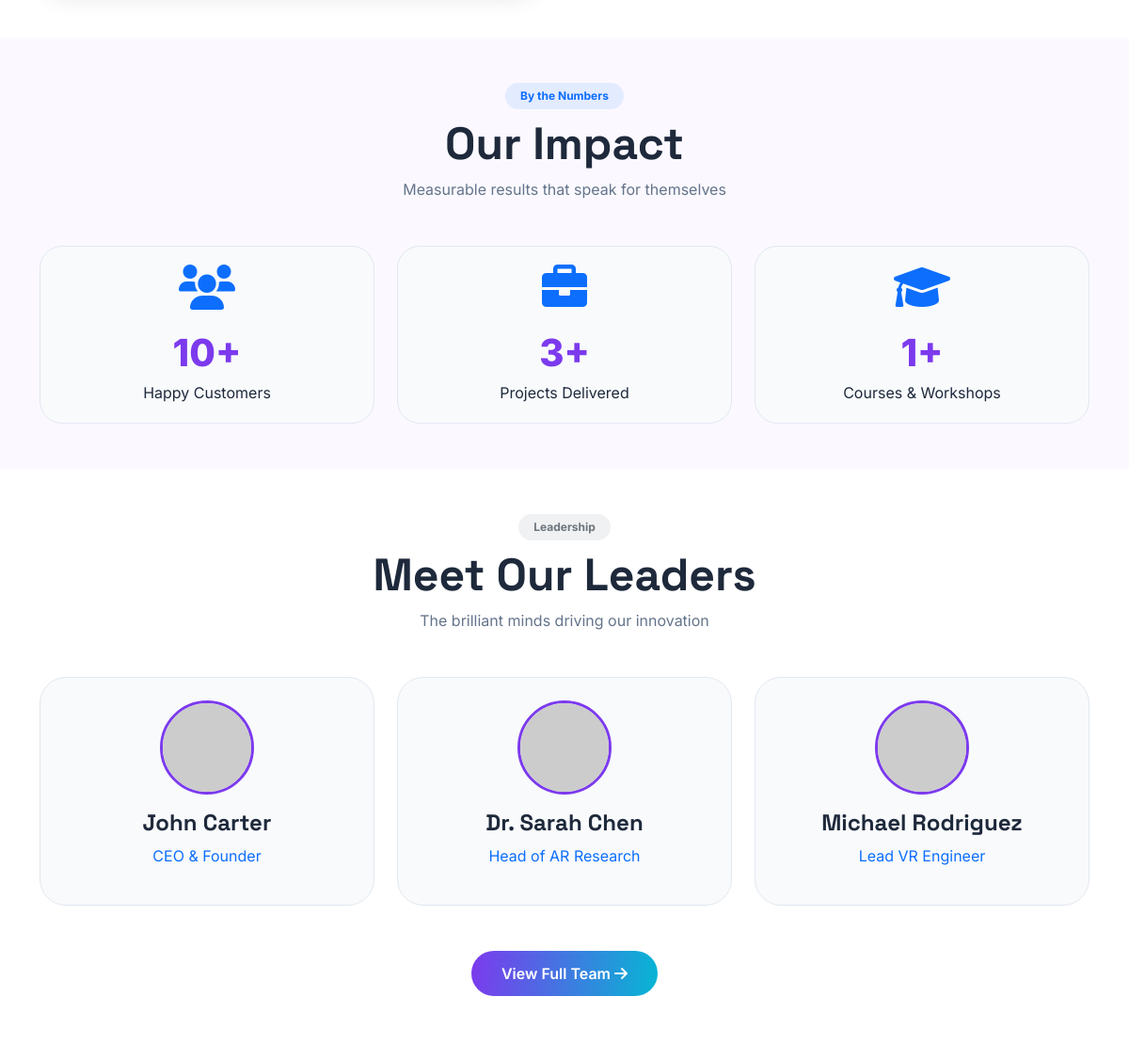
The page /about.php (middle part) on the database as committed earlier.
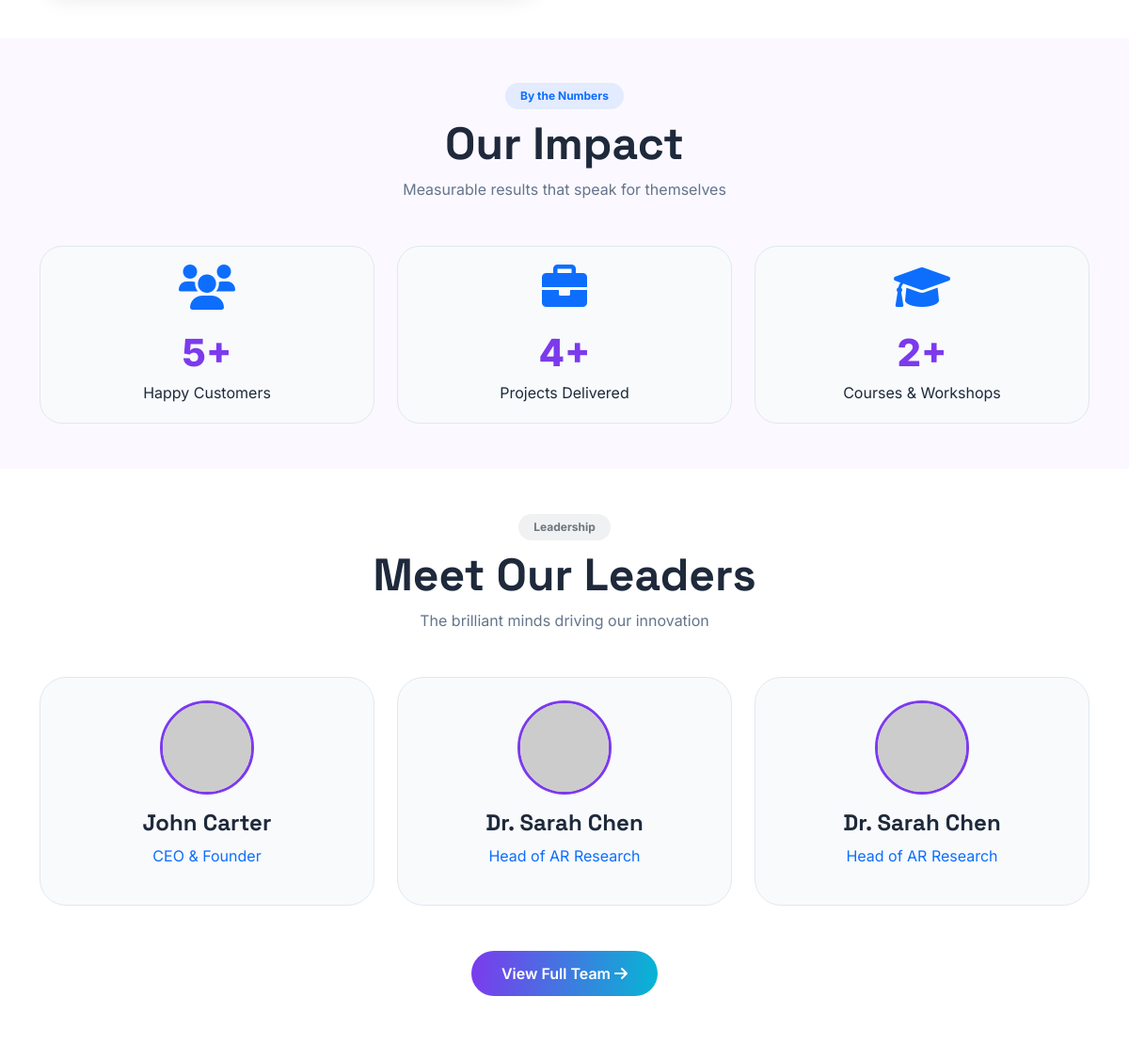
The same page on the database as committed later.
### tables this page shows
CREATE TABLE `team_members` (
  `id` int(11) NOT NULL,
  `name` varchar(255) NOT NULL,
  `position` varchar(255) NOT NULL,
  `bio` text DEFAULT NULL,
  `image_url` varchar(500) NOT NULL,
  `social_facebook` varchar(255) DEFAULT NULL,
  `social_twitter` varchar(255) DEFAULT NULL,
  `social_linkedin` varchar(255) DEFAULT NULL,
  `order_position` int(11) DEFAULT 0,
  `status` tinyint(4) DEFAULT 1,
  `is_active` tinyint(1) DEFAULT 1
);

### about.php (the view, shortened to what this page needs)
<?php
require_once 'config.php';
$totalCustomers = $pdo->query("SELECT COUNT(*) FROM customers WHERE is_active = 1")->fetchColumn();
$totalProjects = $pdo->query("SELECT COUNT(*) FROM portfolios WHERE status = 1")->fetchColumn();
$totalCourses = $pdo->query("SELECT COUNT(*) FROM courses WHERE status = 1")->fetchColumn();
$teamPreview = $pdo->query("SELECT name, position, image_url FROM team_members WHERE status = 1 ORDER BY order_position ASC LIMIT 3")->fetchAll();
?>
<!DOCTYPE html>
<html lang="en">
<head>
    <link href="https://cdn.jsdelivr.net/npm/bootstrap@5.3.0-alpha1/dist/css/bootstrap.min.css" rel="stylesheet">
    <link rel="stylesheet" href="https://cdnjs.cloudflare.com/ajax/libs/font-awesome/6.0.0-beta3/css/all.min.css">
</head>
<body>
<main>
    <div class="container py-5">
    </div>
    <section class="py-5" style="background: rgba(124,58,237,0.03);">
        <div class="container">
            <div class="text-center mb-5">
                <span class="badge bg-primary bg-opacity-10 text-primary px-3 py-2 rounded-pill">By the Numbers</span>
                <h2 class="display-5 fw-bold mt-2">Our Impact</h2>
                <p class="text-muted-custom">Measurable results that speak for themselves</p>
            </div>
            <div class="row g-4">
                <div class="col-md-4">
                    <div class="stat-box">
                        <i class="fas fa-users fa-3x text-primary mb-3"></i>
                        <div class="stat-number"><?php echo number_format($totalCustomers); ?>+</div>
                        <p class="mb-0">Happy Customers</p>
                    </div>
                </div>
                <div class="col-md-4">
                    <div class="stat-box">
                        <i class="fas fa-briefcase fa-3x text-primary mb-3"></i>
                        <div class="stat-number"><?php echo number_format($totalProjects); ?>+</div>
                        <p class="mb-0">Projects Delivered</p>
                    </div>
                </div>
                <div class="col-md-4">
                    <div class="stat-box">
                        <i class="fas fa-graduation-cap fa-3x text-primary mb-3"></i>
                        <div class="stat-number"><?php echo number_format($totalCourses); ?>+</div>
                        <p class="mb-0">Courses & Workshops</p>
                    </div>
                </div>
            </div>
        </div>
    </section>
    <?php if($teamPreview): ?>
    <section class="py-5">
        <div class="container">
            <div class="text-center mb-5">
                <span class="badge bg-secondary bg-opacity-10 text-secondary px-3 py-2 rounded-pill">Leadership</span>
                <h2 class="display-5 fw-bold mt-2">Meet Our Leaders</h2>
                <p class="text-muted-custom">The brilliant minds driving our innovation</p>
            </div>
            <div class="row g-4 justify-content-center">
                <?php foreach($teamPreview as $member): ?>
                <div class="col-md-4">
                    <div class="team-preview-card">
                        <img src="<?php echo htmlspecialchars($member['image_url']); ?>" class="team-preview-img" alt="<?php echo htmlspecialchars($member['name']); ?>">
                        <h4><?php echo htmlspecialchars($member['name']); ?></h4>
                        <p class="text-primary"><?php echo htmlspecialchars($member['position']); ?></p>
                    </div>
                </div>
                <?php endforeach; ?>
            </div>
            <div class="text-center mt-5">
                <a href="chairman-speech.php" class="btn btn-primary-custom">View Full Team <i class="fas fa-arrow-right"></i></a>
            </div>
        </div>
    </section>
    <?php endif; ?>
    <section class="container py-4">
    </section>
</main>
</body>
</html>

Rows that differ between the two databases and show on the page:
no longer on this page (row unchanged): team_members: name "Michael Rodriguez", position "Lead VR Engineer"
added team_members: name "Dr. Sarah Chen", position "Head of AR Research"
Other text that changed with them:
$totalCustomers: "10" → "5"
$totalProjects: "3" → "4"
$totalCourses: "1" → "2"
